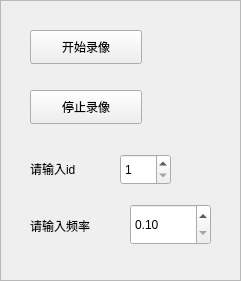
   <widget class="QFrame" name="photoframe">
    <property name="geometry">
     <rect>
      <x>1010</x>
      <y>100</y>
      <width>241</width>
      <height>281</height>
     </rect>
    </property>
    <property name="frameShape">
     <enum>QFrame::StyledPanel</enum>
    </property>
    <property name="frameShadow">
     <enum>QFrame::Raised</enum>
    </property>
    <widget class="QPushButton" name="pushButton_28">
     <property name="geometry">
      <rect>
       <x>30</x>
       <y>30</y>
       <width>112</width>
       <height>34</height>
      </rect>
     </property>
     <property name="text">
      <string>开始录像</string>
     </property>
    </widget>
    <widget class="QPushButton" name="pushButton_29">
     <property name="geometry">
      <rect>
       <x>30</x>
       <y>90</y>
       <width>112</width>
       <height>34</height>
      </rect>
     </property>
     <property name="text">
      <string>停止录像</string>
     </property>
    </widget>
    <widget class="QLabel" name="label_5">
     <property name="geometry">
      <rect>
       <x>30</x>
       <y>160</y>
       <width>81</width>
       <height>18</height>
      </rect>
     </property>
     <property name="text">
      <string>请输入id</string>
     </property>
    </widget>
    <widget class="QSpinBox" name="spinBox_6">
     <property name="geometry">
      <rect>
       <x>120</x>
       <y>154</y>
       <width>51</width>
       <height>31</height>
      </rect>
     </property>
     <property name="minimum">
      <number>1</number>
     </property>
    </widget>
    <widget class="QLabel" name="label_22">
     <property name="geometry">
      <rect>
       <x>30</x>
       <y>210</y>
       <width>101</width>
       <height>31</height>
      </rect>
     </property>
     <property name="text">
      <string>请输入频率</string>
     </property>
    </widget>
    <widget class="QDoubleSpinBox" name="doubleSpinBox_11">
     <property name="geometry">
      <rect>
       <x>130</x>
       <y>204</y>
       <width>81</width>
       <height>41</height>
      </rect>
     </property>
     <property name="minimum">
      <double>0.100000000000000</double>
     </property>
     <property name="singleStep">
      <double>0.100000000000000</double>
     </property>
    </widget>
   </widget>
